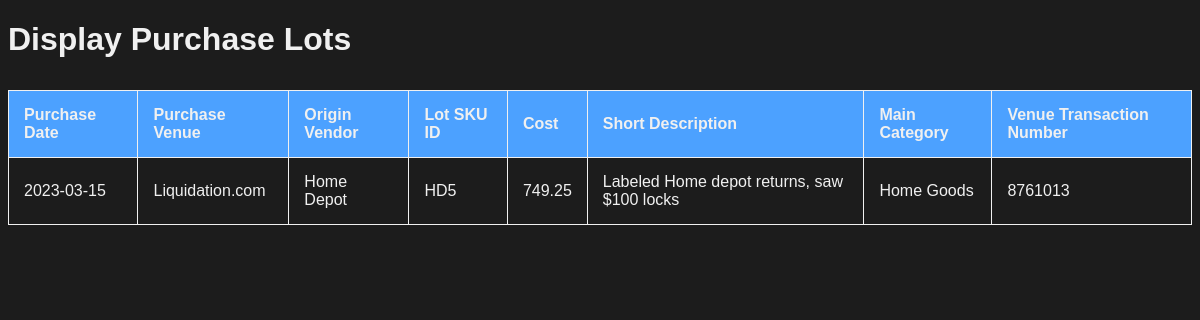
The app's page /display-purchase-lots, older data.
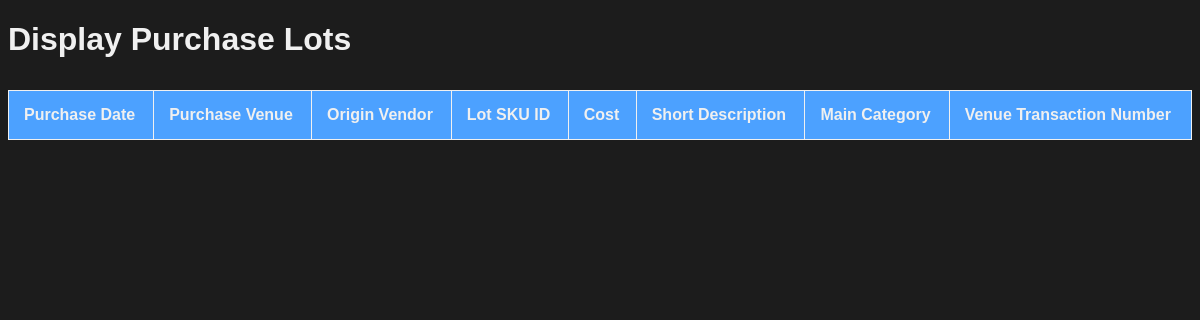
The same page, newer data.
### models.py (models this page shows, shortened)
class PurchaseLot(db.Model):
    id = db.Column(db.Integer, primary_key=True)
    purchase_date = db.Column(db.Date, nullable=False)
    purchase_venue = db.Column(db.String(255), nullable=False)
    origin_vendor = db.Column(db.String(255), nullable=False)
    lot_sku_id = db.Column(db.String(255), nullable=False)
    cost = db.Column(db.Float, nullable=False)
    short_description = db.Column(db.String(255), nullable=True)
    main_category = db.Column(db.String(255), nullable=False)
    venue_transaction_number = db.Column(db.String(255), nullable=True)

### app.py (the view)
@app.route('/display-purchase-lots')
def display_purchase_lots():
    purchase_lots = PurchaseLot.query.all()
    return render_template('display_purchase_lots.html', purchase_lots=purchase_lots)

### templates/display_purchase_lots.html (shortened to what this page needs)
<!doctype html>
<html lang="en">
  <head>
    <link rel="stylesheet" href="{{ url_for('static', filename='styles.css') }}">
  </head>
  <body>
    <h1>Display Purchase Lots</h1>
    <table>
      <thead>
        <tr>
            <th>Purchase Date</th>
            <th>Purchase Venue</th>
            <th>Origin Vendor</th>
            <th>Lot SKU ID</th>
            <th>Cost</th>
            <th>Short Description
            <th>Main Category</th>
            <th>Venue Transaction Number</th>
        </tr>
    </thead>
    <tbody>
        {% for lot in purchase_lots %}
        <tr>
          <td>{{ lot.purchase_date }}</td>
          <td>{{ lot.purchase_venue }}</td>
          <td>{{ lot.origin_vendor }}</td>
          <td>{{ lot.lot_sku_id }}</td>
          <td>{{ lot.cost }}</td>
          <td>{{ lot.short_description }}</td>
          <td>{{ lot.main_category }}</td>
          <td>{{ lot.venue_transaction_number }}</td>
        </tr>
        {% endfor %}
    </tbody>
    </table>
</body>
</html>

### static/styles.css (style rules this page uses)
body { background-color: #1c1c1c; color: #f0f0f0; font-family: Arial, sans-serif; }
h1 { font-size: 2em; margin-bottom: 1em; }
table { width: 100%; border-collapse: collapse; }
table, th, td { border: 1px solid #f0f0f0; }
th, td { padding: 15px; text-align: left; }
th { background-color: #4ca1ff; color: #f0f0f0; }

Row changes from the older to the newer data that the page shows:
removed PurchaseLot: purchase_date "2023-03-15", purchase_venue "Liquidation.com", origin_vendor "Home Depot", lot_sku_id "HD5", cost "749.25", short_description "Labeled Home depot returns, saw $100 locks", main_category "Home Goods", venue_transaction_number "8761013"
